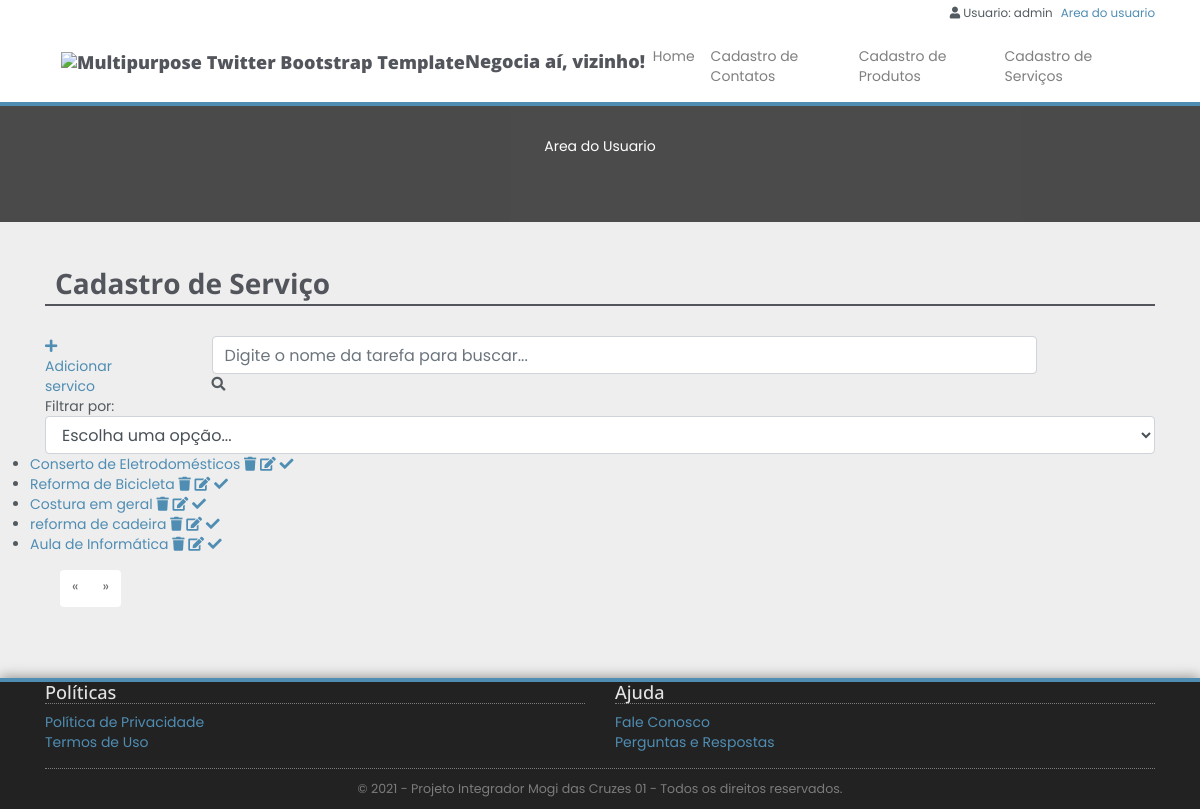
Before: /Cadastro_servico/ (signed in) with the older database file.
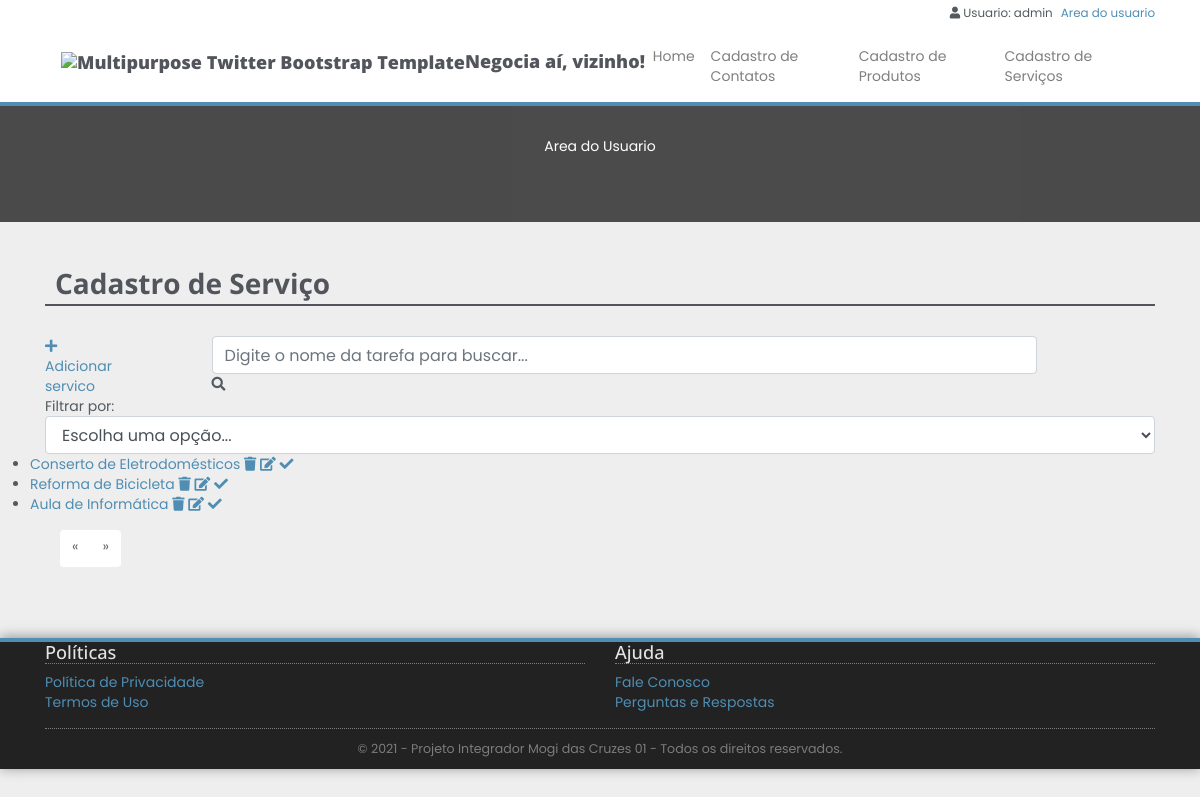
After: the same page with the newer database file.
### anuncios/models.py (models this page shows, shortened)
class Servico(models.Model):
    STATUS_CHOICES = (
        ('A', 'Ativo'),
        ('I', 'Inativo'),
    )
    usuario = models.ForeignKey(
        User, on_delete=CASCADE, related_name='fk_produto_user2', default=User)
    categoria = models.ForeignKey(
        'Categoria', on_delete=CASCADE, related_name='fk_servico_categoria1', limit_choices_to={'tp_categoria': 'S'})
    tx_titulo_servico = models.CharField(
        max_length=80, verbose_name='Titulo do Serviço')
    dc_servico = models.TextField(verbose_name='Descrição do Serviço')
    dt_cadastro = models.DateTimeField(
        verbose_name='Data do Cadastro', auto_now_add=True)
    st_servico = models.CharField(
        max_length=1, verbose_name='Situação do Serviço', choices=STATUS_CHOICES)
    imagem =CloudinaryField('image' )

### anuncios/views.py (the view)
# urls.py: path('Cadastro_servico/', views.Cadastro_servico, name='Cadastro_servico'),
@login_required
@user_passes_test(is_Anunciante)
def Cadastro_servico(request):
    servicos = Servico.objects.filter(usuario=request.user)
    return render(request, 'anuncios/Cadastro_servico.html', {'servicos': servicos})

### anuncios/views.py (called while the page is built)
def is_Anunciante(user):
    return user.groups.filter(name='Anunciante').exists() or user.is_superuser

### anuncios/templates/anuncios/Cadastro_servico.html (shortened to what this page needs)
{% extends 'base3.html' %}
{% load static %}
{% block content %}
{% load humanize %}
	<div class="section">
	    	<div class="container">
                <h2>Cadastro de Serviço</h2>
				<div class="row">
						<a id="add-link" href="/servico_add/">
							<div class="col-2 add-div">
								<i class="fas fa-plus"></i> Adicionar servico
							</div>
						</a>
						<div class="col-9 search-div">
							<form method="GET" id="search-form">
								<input class="form-control" type="text" id="search" name="search" placeholder="Digite o nome da tarefa para buscar..." value="{{ request.GET.search }}">
								<i class="fas fa-search" id="search-btn"></i>
							</form>
						</div>
						<div class="col-12 filter-div">
							<span>Filtrar por:</span>
							<select name="filter" id="filter" class="form-control">
								<option value="">Escolha uma opção...</option>
							</select>
						</div>
						<ul class="task-list">
							{% for servico in servicos %}
							<li class="task-list">
									<span><a href="/servico/{{servico.id}}">{{servico.tx_titulo_servico}}</a></span>
									<a href="/servico_delete/{{servico.id}}" class="delete-btn"><span><i class="fas fa-trash"></i></span></a>
									<a href="/servico_edit/{{servico.id}}"><span><i class="fas fa-edit"></i></span></a>
									<a href="/produto_changestatus/{{produto.id}}"><i class="fas fa-check"></i></a>
							</li>
							{% endfor %}
						</ul>
				</div>
			<div class="container">
				<nav aria-label="Page navigation example">
					<ul class="pagination">
						{% if produtos.has_previous %}
							<li class="page-item"><a class="page-link" href="?page={{ produtos.previous_page_number }}">&laquo;</a></li>
						{% else %}
							<li class="page-item" class="disabled"><span class="page-link">&laquo;</span></li>
						{% endif %}
						{% if produtos.has_next %}
							<li class="page-item"><a class="page-link" href="?page={{ produtos.next_page_number }}">&raquo;</a></li>
						{% else %}
							<li class="page-item" class="disabled"><span class="page-link">&raquo;</span></li>
						{% endif %}
					</ul>
				</nav>
			</div>
		</div>
	</div>
{% endblock %}

Changed rows visible on the page:
no longer on this page (row edited): Servico: tx_titulo_servico "Costura em geral"
no longer on this page (row edited): Servico: tx_titulo_servico "reforma de cadeira"
